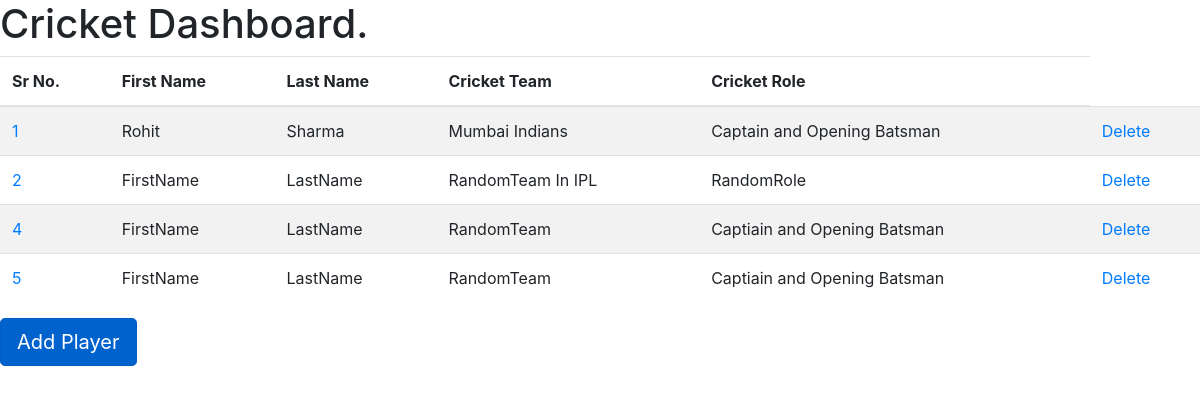
Screenshot of /api/cricket/ with the database file from the repository.
### api_app/models.py (models this page shows)
class CricketTeamSheet(models.Model):
    firstName = models.CharField(max_length=256)
    lastName = models.CharField(max_length=256)
    cricketTeam = models.CharField(max_length=256)
    role = models.CharField(max_length=256)

### api_app/views.py (the view, shortened to what this page needs)
# urls.py: path("cricket/", views.CricketTeamListView.as_view()),
class CricketTeamListView(APIView):
    def get(self, request, id = None):
        if id:
            item = CricketTeamSheet.objects.get(id = id)
            serializer = CricketTeamListSerializer(item)
            context = {
                'mychild' : item
            }
        else:
            items = CricketTeamSheet.objects.all()
            serializer = CricketTeamListSerializer(items, many = True)
            context = {
                'mychild' : items
            }
        template = loader.get_template("cricket.html")
        return HttpResponse(template.render(context, request))

### api_app/templates/Cricket.html (shortened to what this page needs)
        <!doctype html>
        <html lang="en">
          <head>
            <link rel="stylesheet" href="https://cdn.jsdelivr.net/npm/bootstrap@4.3.1/dist/css/bootstrap.min.css">
          </head>
          <body>
            <h1>Cricket Dashboard.</h1>
            <table class="table table-striped">
                <thead>
                  <tr>
                    <th scope="col">Sr No.</th>
                    <th scope="col">First Name</th>
                    <th scope="col">Last Name</th>
                    <th scope="col">Cricket Team</th>
                    <th scope="col">Cricket Role</th>
                  </tr>
                </thead>
                <tbody>
                    {% for x in mychild %}
                    <tr>
                        <td><a href="update/{{x.id}}">{{x.id}}</a></td>
                        <td>{{x.firstName}}</td>
                        <td>{{x.lastName}}</td>
                        <td>{{x.cricketTeam}}</td>
                        <td>{{x.role}}</td>
                        <td><a href="delete/{{x.id}}">Delete</a></td>
                    </tr>
                    {% endfor %}
                </tbody>
              </table>
              <a href="add/" class="btn btn-primary btn-lg active" role="button" aria-pressed="true">Add Player</a>
          </body>
    </html>

### rows the page displays
CricketTeamSheet: id "1", firstName "Rohit", lastName "Sharma", cricketTeam "Mumbai Indians", role "Captain and Opening Batsman"
CricketTeamSheet: id "2", firstName "FirstName", lastName "LastName", cricketTeam "RandomTeam In IPL", role "RandomRole"
CricketTeamSheet: id "4", firstName "FirstName", lastName "LastName", cricketTeam "RandomTeam", role "Captiain and Opening Batsman"
CricketTeamSheet: id "5", firstName "FirstName", lastName "LastName", cricketTeam "RandomTeam", role "Captiain and Opening Batsman"
